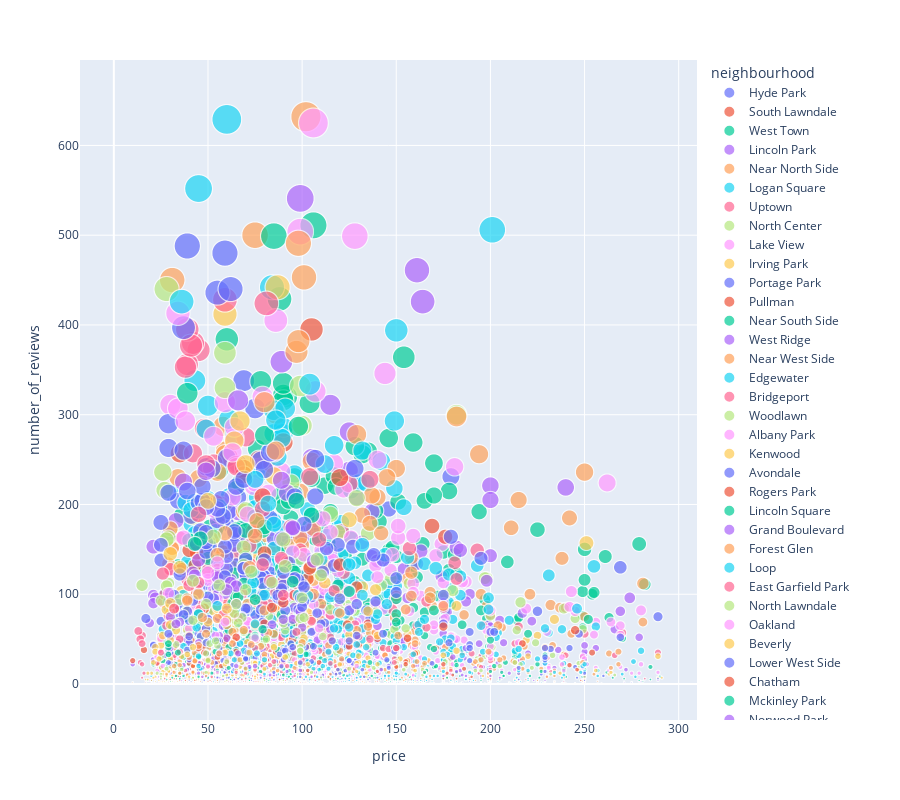

Source (notebook cell):
### Markdown cell above
## Price, review and Neighborhood on interactive plot
#### > We can also put all those three features on the same interactive plot > Which allow you to check the situation of every signle stay > I'm going to draw a plot based on the review numbers, which also can stand for the popularity

### Code cell
fig=px.scatter(df, x='price', y='number_of_reviews',
           color='neighbourhood',size='number_of_reviews',size_max=30)
fig.update_layout(autosize=False,width=900,height=800)
fig
